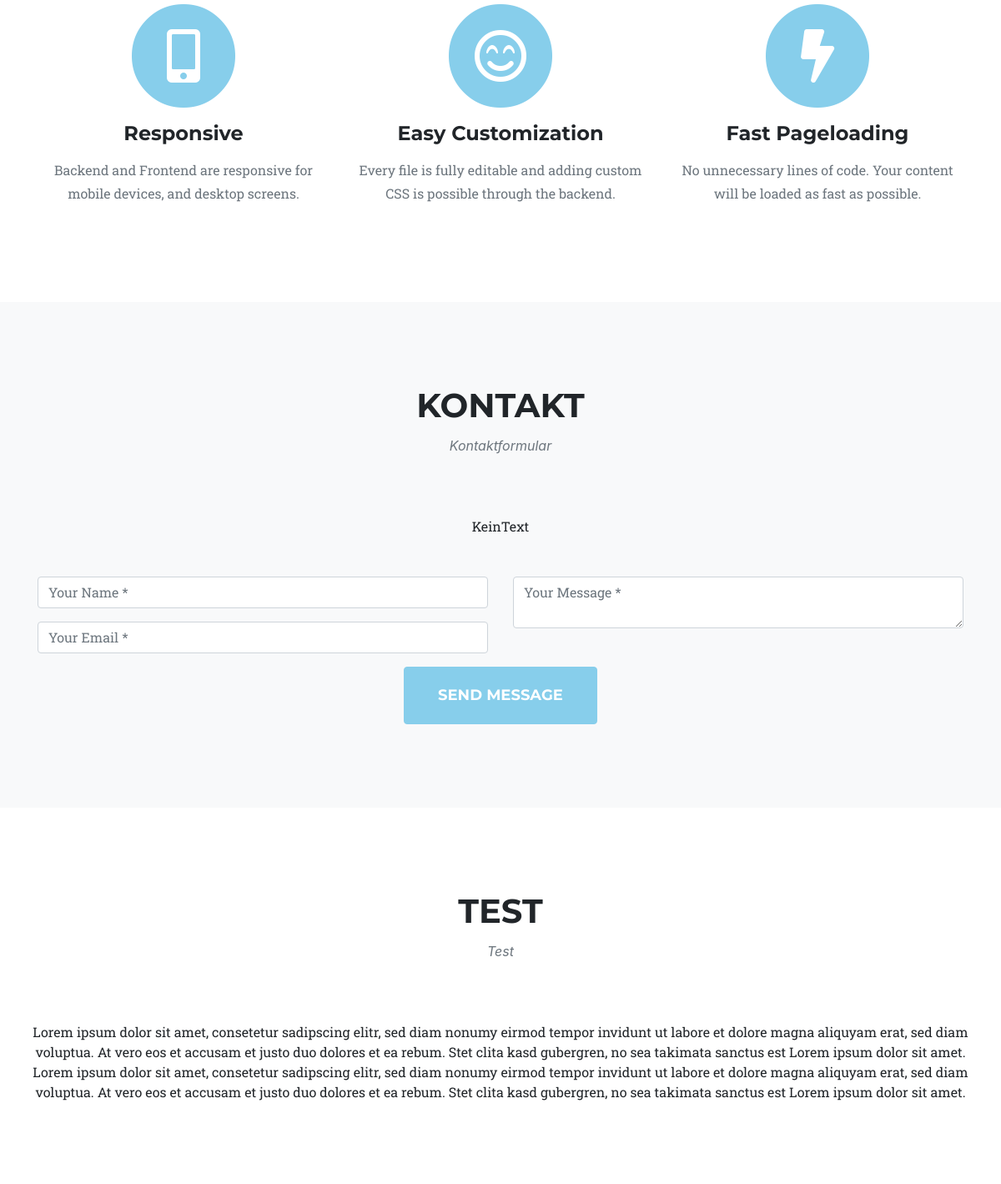
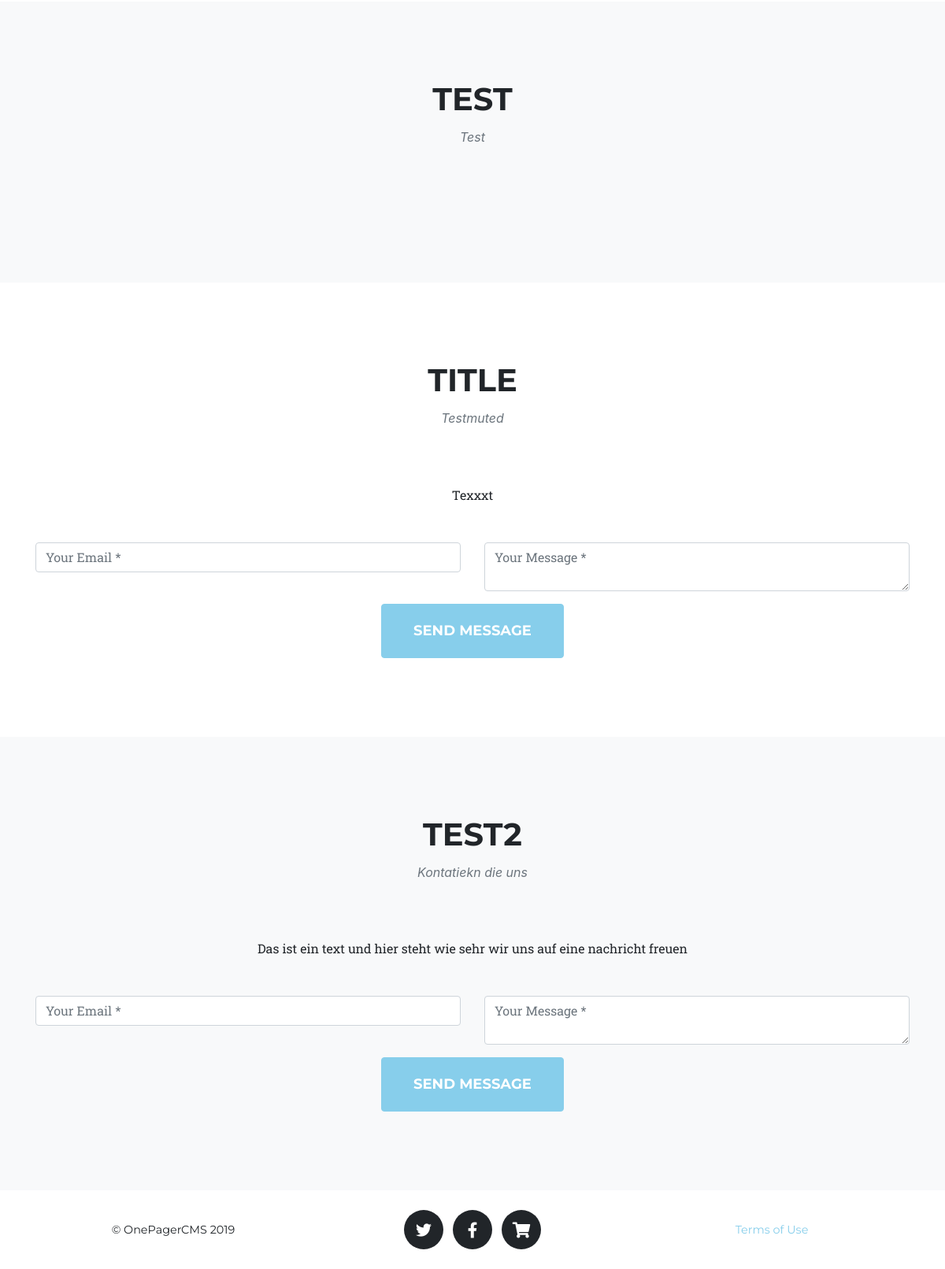
The app's page /pages/index.php (lower part), older data (2 pictures, top to bottom).
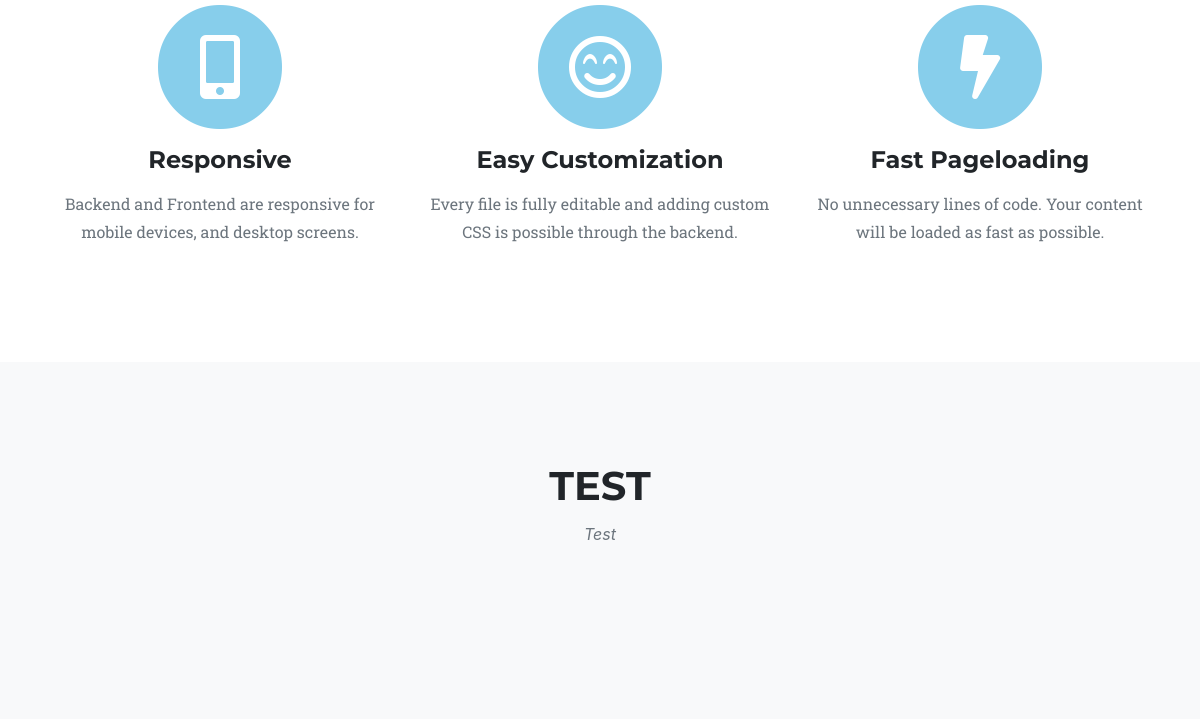
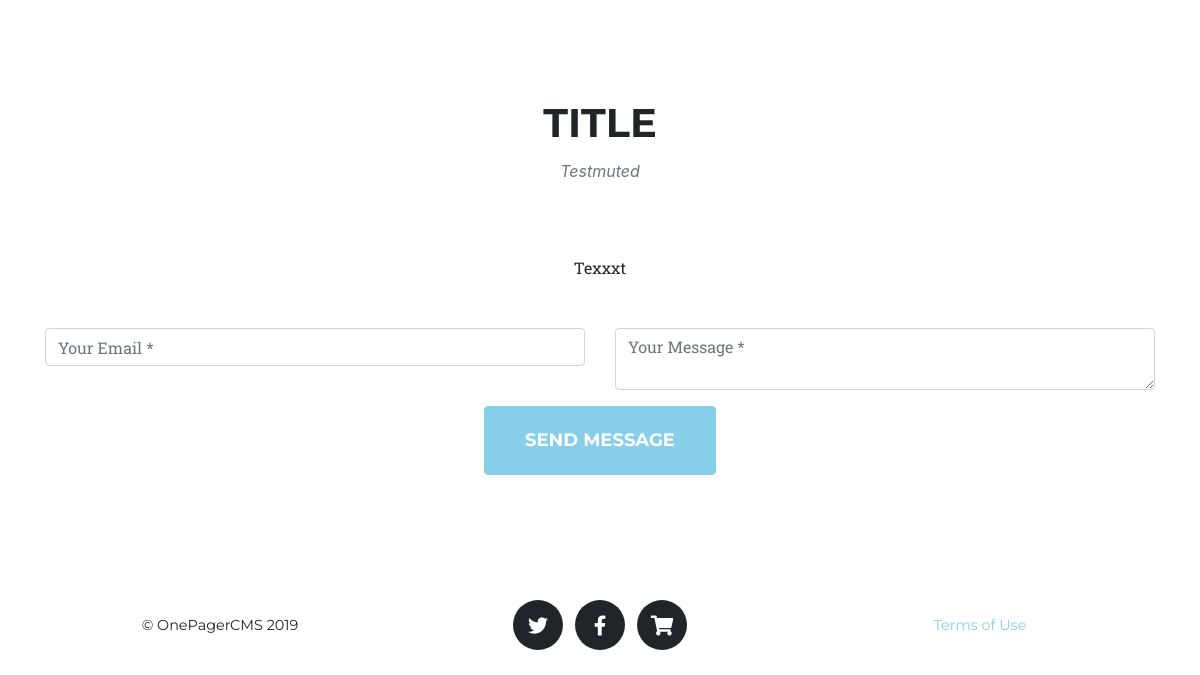
The same page, newer data (2 pictures, top to bottom).
### tables this page shows
CREATE TABLE icons
(
  specialid int PRIMARY KEY,
  position int NOT NULL,
  sectiontype VARCHAR(255) NOT NULL,
  title VARCHAR NOT NULL,
  mutedtitle VARCHAR NOT NULL,
  date TEXT NOT NULL,

  iconone VARCHAR (255) NOT NULL,
  icontwo VARCHAR (255) NOT NULL,
  iconthree VARCHAR (255),
  iconfour VARCHAR (255),
  iconfive VARCHAR (255),
  iconsix VARCHAR (255),
  iconseven VARCHAR (255),
  iconeight VARCHAR (255),

  iconheadlineone VARCHAR (255) NOT NULL,
  iconheadlinetwo VARCHAR (255) NOT NULL,
  iconheadlinethree VARCHAR (255),
  iconheadlinefour VARCHAR (255),
  iconheadlinefive VARCHAR (255),
  iconheadlinesix VARCHAR (255),
  iconheadlineseven VARCHAR (255),
  iconheadlineeight VARCHAR (255),

  icontextone TEXT NOT NULL,
  icontexttwo TEXT NOT NULL,
  icontextthree TEXT,
  icontextfour TEXT,
  icontextfive TEXT,
  icontextsix TEXT,
  icontextseven TEXT,
  icontexteight TEXT
);

CREATE TABLE contact
(
  specialid int PRIMARY KEY,
  position int NOT NULL,
  sectiontype VARCHAR(255) NOT NULL,
  title VARCHAR NOT NULL,
  mutedtitle VARCHAR NOT NULL,
  text TEXT NOT NULL,
  date TEXT NOT NULL,
  name BOOLEAN,
  email BOOLEAN,
  message BOOLEAN,
  captcha BOOLEAN
);

CREATE TABLE standard
(
  specialid int PRIMARY KEY,
  position int NOT NULL,
  sectiontype VARCHAR(255) NOT NULL,
  title VARCHAR (255) NOT NULL,
  mutedtitle VARCHAR(255) NOT NULL,
  text TEXT NOT NULL,
  date TEXT NOT NULL

);

CREATE TABLE additionalPages
(
    id int PRIMARY KEY,
    title VARCHAR(40),
    content TEXT,
    showInFooter boolean
);

### database/SQLSectionActions.php (the view, shortened to what the rows shown need)
<?php
include "../database/Standard.php";
include "../database/Icons.php";
include "../database/Contact.php";
class SQLSectionActions implements ISectionActions
{
    public function getAllSections()
    {
        $secation_array = array();
        include '../database/connect.php';
        $prepare = $db->prepare('select * from sections order by position');
        $prepare->execute();
        $r = $prepare->fetchAll();
        for ($i = 0; $i < sizeof($r); $i++) {
            if($r[$i][1] == "standard"){
                $selection = $this->getEntryFromStandardTable($r[$i][2]);
                $superid = $this->getSuperIDForStandardEntry($selection[0]['specialid']);
                $standard = new Standard($selection[0][0], $selection[0][1], $selection[0][2], $selection[0][3], $selection[0][4], $selection[0][5], $selection[0][6], $superid[0][0]);
                array_push($secation_array, $standard);
            }
            if($r[$i][1] == "icons"){
                $selection = $this->getEntryFromIconsTable($r[$i][2]);
                $iconArray = array(
                    $selection[0][6],
                    $selection[0][7],
                    $selection[0][8],
                    $selection[0][9],
                    $selection[0][10],
                    $selection[0][11],
                    $selection[0][12],
                    $selection[0][13],
                );
                $iconHeadlineArray = array(
                    $selection[0][14],
                    $selection[0][15],
                    $selection[0][16],
                    $selection[0][17],
                    $selection[0][18],
                    $selection[0][19],
                    $selection[0][20],
                    $selection[0][21],
                );
                $iconTextArray = array(
                    $selection[0][22],
                    $selection[0][23],
                    $selection[0][24],
                    $selection[0][25],
                    $selection[0][26],
                    $selection[0][27],
                    $selection[0][28],
                    $selection[0][29],
                );
                $superid = $this->getSuperIDForIconsEntry($selection[0]['specialid']);
                $icons = new Icons($selection[0][0], $selection[0][1], $selection[0][2], $selection[0][3], $selection[0][4], $selection[0][5], $iconArray, $iconHeadlineArray, $iconTextArray, $superid[0]['id']);
                array_push($secation_array, $icons);
            }
            if($r[$i][1] == "contact"){
                $prepstandard = $db->prepare('select * from contact where specialid=:specialid');
                $prepstandard->bindValue(':specialid', $r[$i][2]);
                $prepstandard->execute();
                $selection = $prepstandard->fetchAll();
                $superid = $this->getSuperIDForContactEntry($selection[0]['specialid']);
                $contact = new Contact($selection[0][0], $selection[0][1], $selection[0][2], $selection[0][3], $selection[0][4], $selection[0][5], $selection[0][6], $selection[0][7], $selection[0][8], $selection[0][9], $selection[0][10], $superid[0]['id']);
                array_push($secation_array, $contact);
            }
        }
        return $secation_array;
    }
    private function getEntryFromStandardTable($sid){
        include '../database/connect.php';
        $prepstandard = $db->prepare('select * from standard where specialid=:specialid');
        $prepstandard->bindValue(':specialid', $sid);
        $prepstandard->execute();
        $selection = $prepstandard->fetchAll();
        return $selection;
    }
    private function getSuperIDForStandardEntry($sid){
        include '../database/connect.php';
        $prepstandard = $db->prepare('select id from sections where specialid=:specialid AND type=:type');
        $prepstandard->bindValue(':specialid', $sid);
        $prepstandard->bindValue(':type', 'standard');
        $prepstandard->execute();
        $selection = $prepstandard->fetchAll();
        return $selection;
    }
    private function getSuperIDForIconsEntry($sid){
        include '../database/connect.php';
        $prepstandard = $db->prepare('select id from sections where specialid=:specialid AND type=:type');
        $prepstandard->bindValue(':specialid', $sid);
        $prepstandard->bindValue(':type', 'icons');
        $prepstandard->execute();
        $selection = $prepstandard->fetchAll();
        return $selection;
    }
    private function getSuperIDForContactEntry($sid){
        include '../database/connect.php';
        $prepstandard = $db->prepare('select id from sections where specialid=:specialid AND type=:type');
        $prepstandard->bindValue(':specialid', $sid);
        $prepstandard->bindValue(':type', 'contact');
        $prepstandard->execute();
        $selection = $prepstandard->fetchAll();
        return $selection;
    }
    private function getEntryFromIconsTable($sid){
        include '../database/connect.php';
        $prepstandard = $db->prepare('select * from icons where specialid=:specialid');
        $prepstandard->bindValue(':specialid', $sid);
        $prepstandard->execute();
        $selection = $prepstandard->fetchAll();
        return $selection;
    }
    public function showAllSections(){
        $sectionarray = $this->getAllSections();
        if (sizeof($sectionarray) > 0) {
            for ($i = 0; $i < sizeof($sectionarray); $i++) {
                if ($i % 2 == 0) {
                    $bgcolor = "";
                } else {
                    $bgcolor = "bg-light ";
                }
                if ($sectionarray[$i]->getType() == "standard") {
                    $this->showStandardSection($i, $bgcolor, $sectionarray);
                } elseif ($sectionarray[$i]->getType() == "icons") {
                   $this->showIconsSection($i, $bgcolor, $sectionarray);
                }
                elseif ($sectionarray[$i]->getType() == "contact"){
                    $this->showContactSection($i, $bgcolor, $sectionarray);
                }
            }
        } else {
            echo "There are no sections configured.";
        }
    }
    private function showStandardSection($i, $bgcolor, $sectionarray){
        echo '
                  <section class="' . $bgcolor . 'page-section" id="' . $sectionarray[$i]->getTitle() . '">
    <div class="container">
      <div class="row">
        <div class="col-lg-12 text-center">
          <h2 class="section-heading text-uppercase">' . $sectionarray[$i]->getTitle() . '</h2>
          <h3 class="section-subheading text-muted">' . $sectionarray[$i]->getMutedTitle() . '</h3>
        </div>
      </div>
      <div class="row text-center">' . $sectionarray[$i]->getText() . '
      </div>
    </div>
  </section>
                ';
    }
    private function showIconsSection($i, $bgcolor, $sectionarray){
    echo '
                      <section class="' . $bgcolor . 'page-section" id="' . $sectionarray[$i]->getTitle() . '">
    <div class="container">
      <div class="row">
        <div class="col-lg-12 text-center">
          <h2 class="section-heading text-uppercase" >' . $sectionarray[$i]->getTitle() . '</h2>
          <h3 class="section-subheading text-muted">' . $sectionarray[$i]->getMutedTitle() . '</h3>
        </div>
      </div>
      <div class="row text-center">';
    for ($h = 0; $h < count(array_filter($sectionarray[$i]->getIcons())); $h++) {
        echo '
        <div class="col-md-4">
          <span class="fa-stack fa-4x">
            <i class="fas fa-circle fa-stack-2x text-primary"></i>
            <i class="' . $sectionarray[$i]->getIcons()[$h] . ' fa-stack-1x fa-inverse"></i>
          </span>
          <h4 class="service-heading">' . $sectionarray[$i]->getIconHeadline()[$h] . '</h4>
          <p class="text-muted">'. $sectionarray[$i]->getIconTexts()[$h] . '</p>
        </div>
                    ';
    }
        echo '      </div>
    </div>
  </section>';
    }
    private function showContactSection($i, $bgcolor, $sectionarray){
        $settingsActions = new SQLSettingActions();
        $namefield = "";
        $emailfield = "";
        $messagefield = "";
        $captchafield = "";
        if($sectionarray[$i]->getName()){
            $namefield = '
                            <div class="form-group">
                                <input class="form-control" id="name" type="text" placeholder="Your Name *" required="required" data-validation-required-message="Please enter your name.">
                                <p class="help-block text-danger"></p>
                            </div>
                            '
            ;
        }
        if($sectionarray[$i]->getEmail()){
            $emailfield = '
                            <div class="form-group">
                                <input class="form-control" id="email" type="email" placeholder="Your Email *" required="required" data-validation-required-message="Please enter your email address.">
                                <p class="help-block text-danger"></p>
                            </div>
                            '
            ;
        }
        if ($sectionarray[$i]->getMessage()) {
            $messagefield = '
                           <div class="form-group">
                                <textarea class="form-control" id="message" placeholder="Your Message *" required="required" data-validation-required-message="Please enter a message."></textarea>
                                <p class="help-block text-danger"></p>
                            </div>
                            '
            ;
        }
        if($sectionarray[$i]->getCaptcha()){
            $captchafield = '
                           <script src="https://www.google.com/recaptcha/api.js" async defer></script>
                           <div class="g-recaptcha" data-sitekey="' . $settingsActions->getSettingValue("recaptcha_key") . '"></div>'
            ;
        }
        echo'
        <section class="' . $bgcolor . 'page-section" id="' . $sectionarray[$i]->getTitle() . '">
                        <div class="container">
        <div class="row">
            <div class="col-lg-12 text-center">
                <h2 class="section-heading text-uppercase">' . $sectionarray[$i]->getTitle() . '</h2>
                <h3 class="section-subheading text-muted">' . $sectionarray[$i]->getMutedTitle() . '</h3>
                <div class="text-center mb-5">' . $sectionarray[$i]->getText() . '
      </div>
            </div>
        </div>
        <div class="row">
            <div class="col-lg-12">
                <form id="contactForm" name="sentMessage" novalidate="novalidate">
                    <div class="row">
                        <div class="col-md-6">
                            ' . $namefield . $emailfield . '
                        </div>
                        <div class="col-md-6">
                            ' . $messagefield . '
                        </div>
                        <div class="clearfix"></div>
                        <div class="col-lg-12 text-center">
                        ' . $captchafield . '
                            <div id="success"></div>
                            <button id="sendMessageButton" class="btn btn-primary btn-xl text-uppercase" type="submit">Send Message</button>
                        </div>
                    </div>
                </form>
            </div>
        </div>
    </div>
    </section>';
    }
    public function showNavigation()
    {
        $titles = $this->getAllTitles();
    }
    public function getAllTitles()
    {
        $titleArray = Array();
        $allSections = $this->getAllSections();
        for ($i = 0; $i < sizeof($allSections); $i++) {
            array_push($titleArray, $allSections[$i]->getTitle());
        }
        return $titleArray;
    }
}

### database/SQLFooterActions.php (shortened to what the rows shown need)
<?php
class SQLFooterActions
{
    public function showFooter()
    {
        echo "
        <footer class=\"footer\">
    <div class=\"container\">
        <div class=\"row align-items-center\">
            <div class=\"col-md-4\">";
        echo "
            </div>
            <div class=\"col-md-4\">
                <ul class=\"list-inline social-buttons\">";
        echo "
                </ul>
            </div>
            <div class=\"col-md-4\">
                <ul class=\"list-inline quicklinks\">
                ";
        include_once "../database/SQLAdditionalPagesActions.php";
        $pagesActions = new SQLAdditionalPagesActions();
        $footerPages = $pagesActions->getAllFooterPages();
        for ($i = 0; $i < sizeof($footerPages); $i++) {
            echo "
            <li class=\"list-inline-item\">
                <a href=\"additionalpage.php?id=" . $footerPages[$i]['id'] . "\">" . $footerPages[$i]['title'] . "</a>
            </li>
            ";
        }
        echo "
                </ul>
            </div>
        </div>
    </div>
</footer>
        ";
    }
    public function getFooterEntry($var)
    {
        include '../database/connect.php';
        try {
            $selval = $db->prepare("SELECT $var FROM footer WHERE fid =:fid;");
            $selval->bindValue(':fid', 0);
            $selval->execute();
            $val = $selval->fetch();
            return $val[$var];
        } catch (Exception $exception) {
            echo 'Something went wrong: ' . $exception->getMessage();
        }
    }
}

Row changes from the older to the newer data that the page shows:
removed contact: title "KONTAKT", mutedtitle "Kontaktformular", text "KeinText"
removed standard: title "TEST", mutedtitle "Test", text "Lorem ipsum dolor sit amet, consetetur sadipscing elitr, sed diam nonumy eirmod tempor invidunt ut labore et dolore magna aliquyam erat, sed diam voluptua. At vero eos et accusam et justo duo dolores et ea rebum. Stet clita kasd gubergren, no sea takimata sanctus est Lorem ipsum dolor sit amet. Lorem ipsum dolor sit amet, consetetur sadipscing elitr, sed diam nonumy eirmod tempor invidunt ut labore et dolore magna aliquyam erat, sed diam voluptua. At vero eos et accusam et justo duo dolores et ea rebum. Stet clita kasd gubergren, no sea takimata sanctus est Lorem ipsum dolor sit amet."
removed contact: title "TEST2", mutedtitle "Kontatiekn die uns", text "Das ist ein text und hier steht wie sehr wir uns auf eine nachricht freuen"
